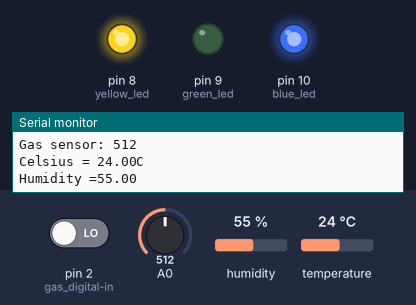
Bench run of a sketch on a simulated Arduino Uno, built with avr-gcc and run on an emulated ATmega328P. On the bench: output pins drawn as LEDs (lit = HIGH), the last lines printed to the serial monitor. The inputs (shaded band) are chosen by the test bench; at power-on: humidity 55 %, A0 = 512, temperature 24 °C, pin 2 (gas_digital-in) LOW.

Above: at 2.8 s.
2.9 s: humidity set to 52 %
5.6 s: humidity set to 49 %
At 6.7 s:
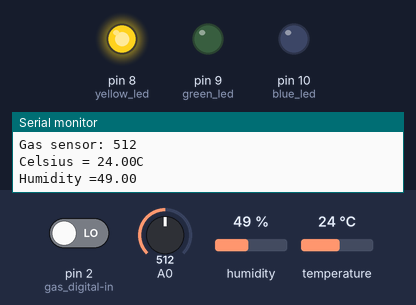
8.3 s: A0 set to 97
11.2 s: A0 set to 84
At 13.2 s:
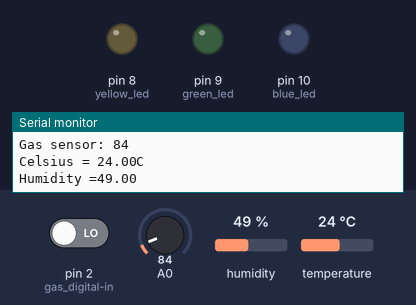
13.9 s: temperature set to 26.5 °C
16.6 s: temperature set to 27.7 °C
At 18.5 s:
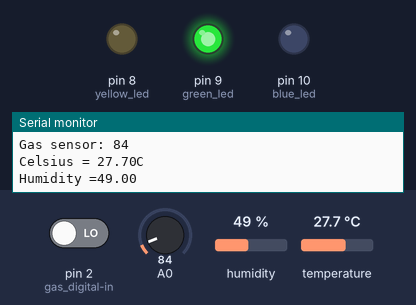
Timing chart, 0 to 20.0 s (numbered marks = the images above; inputs shaded):
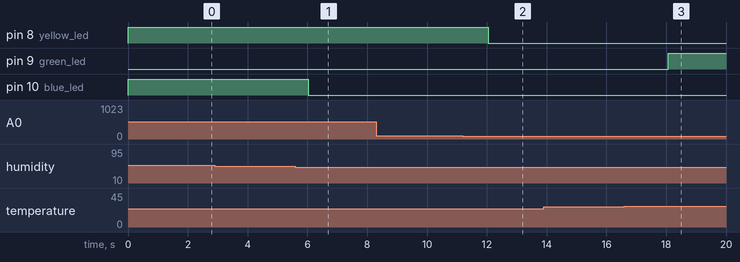

The sketch:

sketch_jun20a.ino.ino
```cpp
#include <DHT.h>

//Constants
#define DHTPIN 3    // what pin we're connected to
#define DHTTYPE DHT22   // DHT22

DHT dht(DHTPIN, DHTTYPE); // Initialize DHT sensor for normal 16mhz Arduino

//Variables
float hum;  //Stores humidity value
float temp; //Stores temperature value

void setup()
{
  //Initialize serial port
  Serial.begin(9600);
  pinMode(2, INPUT);// gas digital-in
  pinMode(3, INPUT); // temp-hum digital-in
  pinMode(8, OUTPUT); // yellow led
  pinMode(9, OUTPUT); // green led
  pinMode(10, OUTPUT); // blue led

  //Initialize the DHT sensor
  dht.begin();
}

void loop()
{
  int sensorValue = analogRead(0); // read analog input pin 0
  int digitalValue = digitalRead(2);
  if (sensorValue > 90 || digitalValue == 1)
  {
    digitalWrite(8, HIGH);
  }
  else
    digitalWrite(8, LOW);
  Serial.print("Gas sensor: ");
  Serial.println(sensorValue, DEC); // prints the value read
  // Serial.println(digitalValue, DEC);


  //Read data and store it to variables hum and temp
  hum = dht.readHumidity();
  temp= dht.readTemperature();

  Serial.print("Celsius = ");
  Serial.print(temp);
  Serial.println("C");
  if(temp > 27) {
    digitalWrite(9, HIGH);
  } else {
    digitalWrite(9, LOW);
  }

  if(hum > 50) {
    digitalWrite(10, HIGH);
  } else {
    digitalWrite(10, LOW);
  }


  Serial.print("Humidity =");
  Serial.println(hum);

  //2000mS delay between reads
  delay(2000);
}
```

Measured:
- the behaviour switches between 51 and 50 % on humidity (found by bisection; images 0 and 1)
- the behaviour switches between 91 and 90 on A0 (found by bisection; images 1 and 2)
- the behaviour switches between 27 and 27.1 °C on temperature (found by bisection; images 2 and 3)
- after the input at 5.6 s, pin 10 (blue_led): HIGH → LOW after 0.43 s
- after the input at 11.2 s, pin 8 (yellow_led): HIGH → LOW after 0.84 s
- after the input at 16.6 s, pin 9 (green_led): LOW → HIGH after 1.5 s
